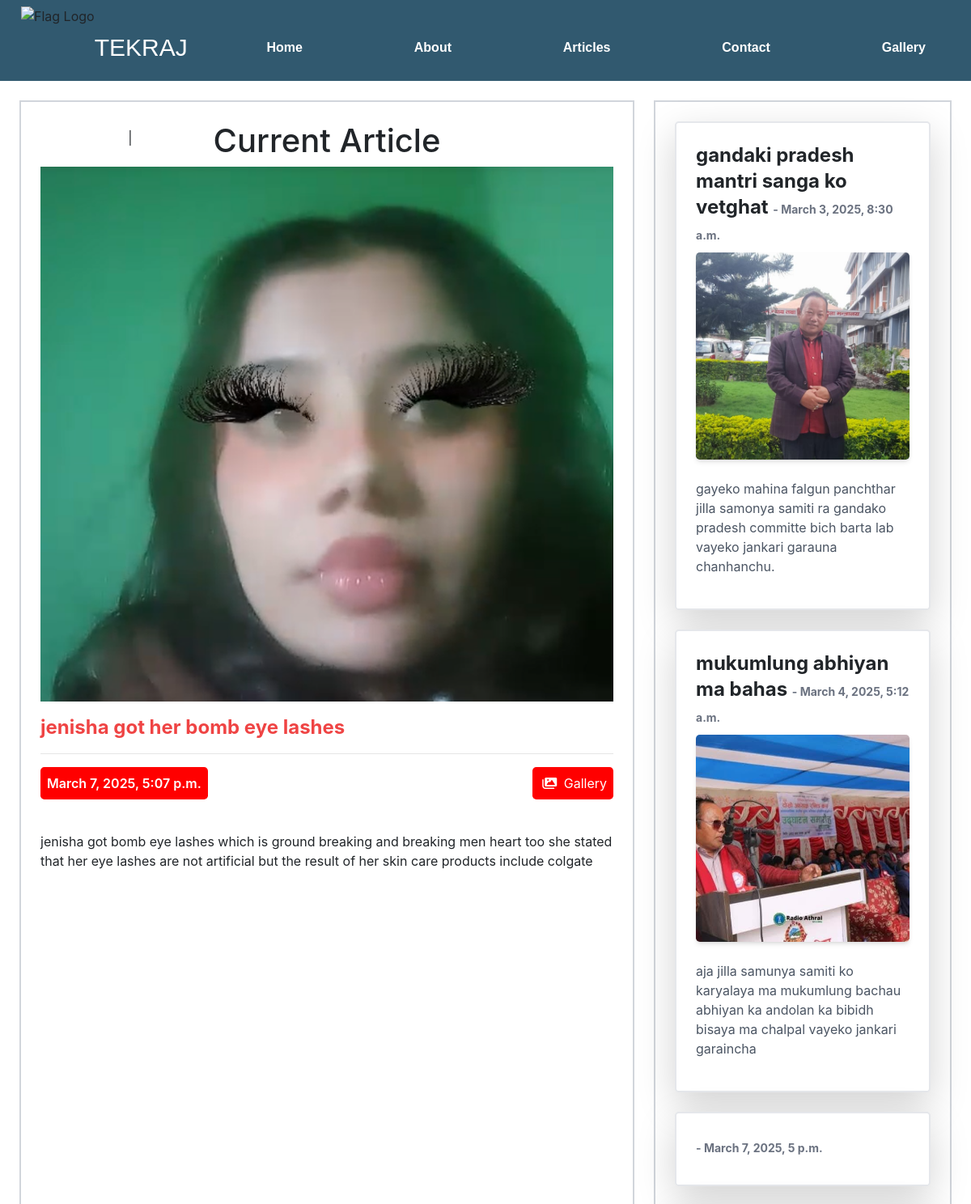
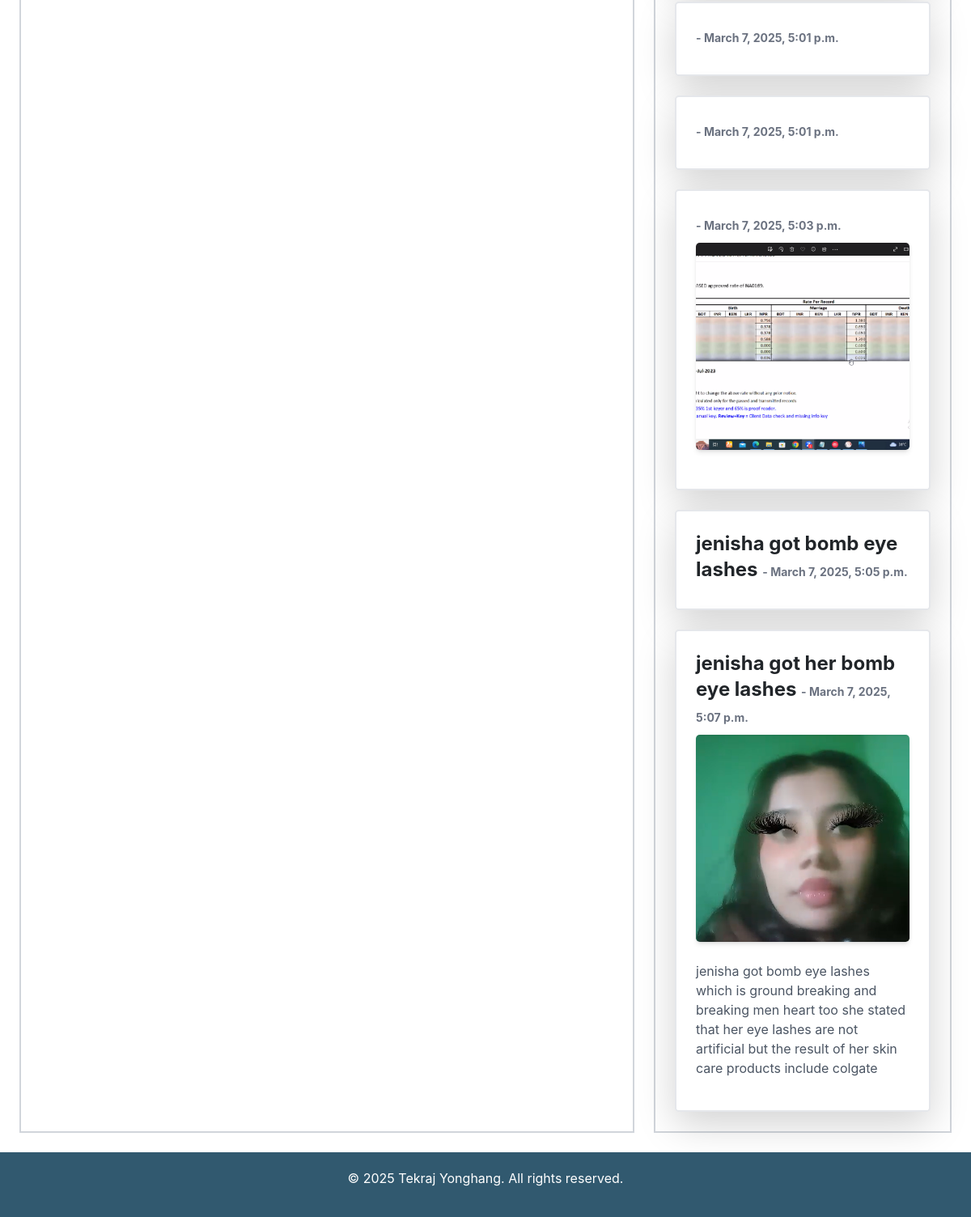
The app's page /articles/ with its own data (2 pictures, top to bottom).
### portfolio/models.py (models this page shows)
class Blogs(models.Model):
    title=models.CharField(max_length=250)
    description=models.TextField()
    photos=models.ImageField(upload_to='blogs/', height_field=None, width_field=None, )
    uploaddate=models.DateTimeField(auto_now=True)

### portfolio/views.py (the view)
# urls.py: path('articles/',articles,name="articles"),
def articles(request):
    recent_article=Blogs.objects.all().order_by('-uploaddate').first()
    articles=Blogs.objects.all()
    return render(request,'portfolio/articles.html',{'articles':articles,'recent_article':recent_article})

### portfolio/templates/portfolio/articles.html (shortened to what this page needs)
{% extends "portfolio/index.html" %}
{% load static %}
{% block maincontent %}
<div class="articles-container grid grid-cols-1 md:grid-cols-3 gap-6 p-6">
  <div class="articlemain md:col-span-2  border-2 border-gray-300 p-4  items-center justify-center">
    <h1 class="text-center">Current Article</h1>
    <img src="{{ recent_article.photos.url }}" class="article-image mb-3 mt-0 w-full h-auto">
    <h3 class="article-title text-red-500 text-2xl font-bold mb-2 ">{{recent_article.title}}  </h3>
    <hr>
    <div class="articledg flex justify-between w-full">
    <p class="article-date font-semibold mb-3  text-white rounded-lg p-2 inline-block">
        {{ recent_article.uploaddate }}
    </p>
    <p class="article-gallery mb-3  rounded-lg p-2  inline-block">
    <a href="#" class="text-white">
    <i class="fa-solid fa-images mx-1 text-white"></i> Gallery </a>
    </p>
    </div>
    <br>
    <p2 class="article-description font-small mb-2">{{recent_article.description}} </p2>
  </div>
  <div class="articlesub flex flex-col gap-6   border-2 border-gray-300 p-4 ">
 {% for article in articles  %}
    <div class="article-card bg-white dark:bg-gray-800 dark:text-white p-6 rounded-lg shadow-lg transition-transform transform duration-300 hover:scale-105  border-2 border-gray-200 bg-green-100  ">
    <h1 class="article-title text-2xl font-bold mb-2">
    {{article.title}}
    <span class="text-sm text-gray-500 dark:text-gray-300">- {{article.uploaddate}}</span>
    </h1>
    {% if article.photos %}
    <img src="{{article.photos.url}}" alt="Article Image" class="article-image w-full h-64 object-cover rounded-lg shadow-md transition-transform duration-300 hover:sclae-105">
    <p class="article-description text-gray-600 dark:text-gray-300 mt-4">{{ article.description }}</p>
    {% endif %}
    </div>
 {% empty %}
    <p class="text-gray-500 text-lg">No articles available.</p>
    {% endfor %}
  </div>
</div>
{% endblock maincontent %}

### portfolio/static/portfolio/css/styles.css (style rules this page uses)
body ,html { padding:0; margin:0; width: 100%; overflow-x: hidden; position: relative; }
.article-gallery,.article-date { background-color:rgb(255, 0, 0); }

### records on screen
Blogs: photos (picture), title "jenisha got her bomb eye lashes", uploaddate "March 7, 2025, 5:07 p.m.", description "jenisha got bomb eye lashes which is ground breaking and breaking men heart too she stated that her eye lashes are not artificial but the result of her skin care products include colgate"
Blogs: title "gandaki pradesh mantri sanga ko vetghat", uploaddate "March 3, 2025, 8:30 a.m.", photos (picture), description "gayeko mahina falgun panchthar jilla samonya samiti ra gandako pradesh committe bich barta lab vayeko jankari garauna chanhanchu."
Blogs: title "mukumlung abhiyan ma bahas", uploaddate "March 4, 2025, 5:12 a.m.", photos (picture), description "aja jilla samunya samiti ko karyalaya ma mukumlung bachau abhiyan ka andolan ka bibidh bisaya ma chalpal vayeko jankari garaincha"
Blogs: uploaddate "March 7, 2025, 5 p.m."
Blogs: uploaddate "March 7, 2025, 5:01 p.m."
Blogs: uploaddate "March 7, 2025, 5:01 p.m."
Blogs: uploaddate "March 7, 2025, 5:03 p.m.", photos (picture)
Blogs: title "jenisha got bomb eye lashes", uploaddate "March 7, 2025, 5:05 p.m."
